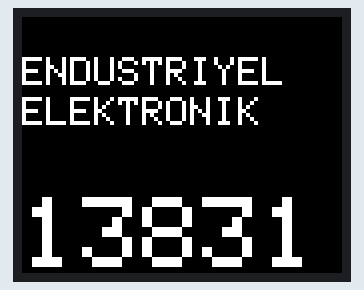
Simulated run of this sketch. Board: Arduino Uno, built with avr-gcc and run on an emulated ATmega328P. Shown: 160×128 colour display.

Above: at 0.2 s.

The sketch:

endus_ori.ino
```cpp
#include <Adafruit_GFX.h>    // Core graphics library
#include <Adafruit_ST7735.h> // Hardware-specific library for ST7735
#include <SPI.h>
#include <Fonts/FreeMonoBoldOblique12pt7b.h>
#define TFT_CS         17
#define TFT_RST        14
#define TFT_DC         16
#define TFT_MOSI 2 //SDA neden buraya bağlandı ** ----spı veri hattı
#define TFT_SCLK 15

Adafruit_ST7735 tft = Adafruit_ST7735(TFT_CS, TFT_DC, TFT_MOSI, TFT_SCLK, TFT_RST);

void setup() {
  tft.initR(INITR_BLACKTAB); //tft.initR(INITR_REDTAB); ** komutu, ST7735S çipini başlatır ve ekranın başlangıç ayarlarını yapar.
  tft.fillScreen(ST77XX_BLACK); //ekranı o renkle doldurur

  // testdrawtext("Lorem ipsum dolor sit amet, consectetur adipiscing elit. Curabitur adipiscing ante sed nibh tincidunt feugiat. Maecenas enim massa, fringilla sed malesuada et, malesuada sit amet turpis. Sed porttitor neque ut ante pretium vitae malesuada nunc bibendum. Nullam aliquet ultrices massa eu hendrerit. Ut sed nisi lorem. In vestibulum purus a tortor imperdiet posuere. ", ST77XX_WHITE);
  //delay(1000);
  // tft print function!
  tftPrintTest();
}

void loop() {
  // put your main code here, to run repeatedly:

  /*  tft.invertDisplay(true); //i true ise ekranın daha az parlaklıkla çalışmasını sağlar, false ise, tam parlaklık durumudur, varsayılan olarak ekran tam parlaklık modunda çalışır.
    delay(500);
    tft.invertDisplay(false); //yukarıda mavi aşağıda sarı oluyor
    delay(500);*/
}


/*void testdrawtext(char *text, uint16_t color) {
  tft.setCursor(0, 0);
  tft.setTextColor(color);
  tft.setTextWrap(true); //false ayarı kullanılsaydı, metin ekranın sınırlarını aştığında kesilerek bir sonraki karakter yazdırılmazdı.
  tft.print(text);
  }*/


void tftPrintTest() {
  // tft.setTextWrap(false);
  tft.fillScreen(ST77XX_BLACK);
  tft.setCursor(0, 20);
  //tft.setFont(&FreeMonoBoldOblique12pt7b);
  tft.setTextColor(ST77XX_WHITE);
  tft.setRotation(1); //0 dikey- 1 yatay - 2diğer dikey -3 diğer yatay bu kadar ama 4 yaparsan tekrar  baştan ilerler mesela
  tft.setTextSize(2); //1 den 5e kadar 10px 20px gider
  tft.println("ENDUSTRIYEL");
  tft.setTextColor(ST77XX_WHITE);
tft.setCursor(0, 40); // 0px sağa 40px aşağıya
  tft.setTextSize(2);
  tft.println("ELEKTRONIK");
  tft.setTextColor(ST77XX_WHITE);
  tft.setCursor(0, 90); // tft 128*160 1.8
  tft.setTextSize(5);
  //tft.println(" ");
  tft.println("13831");
}
```
